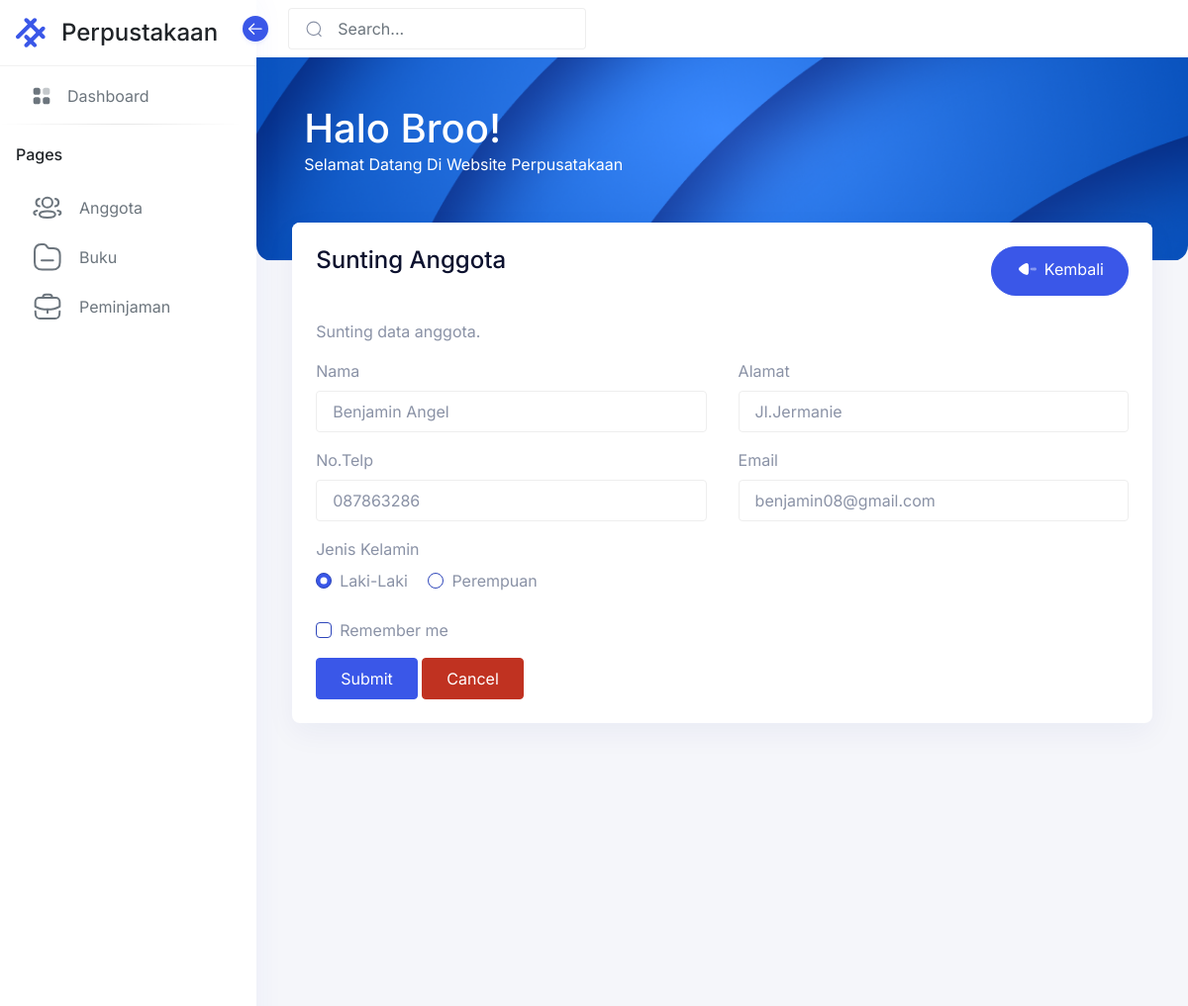
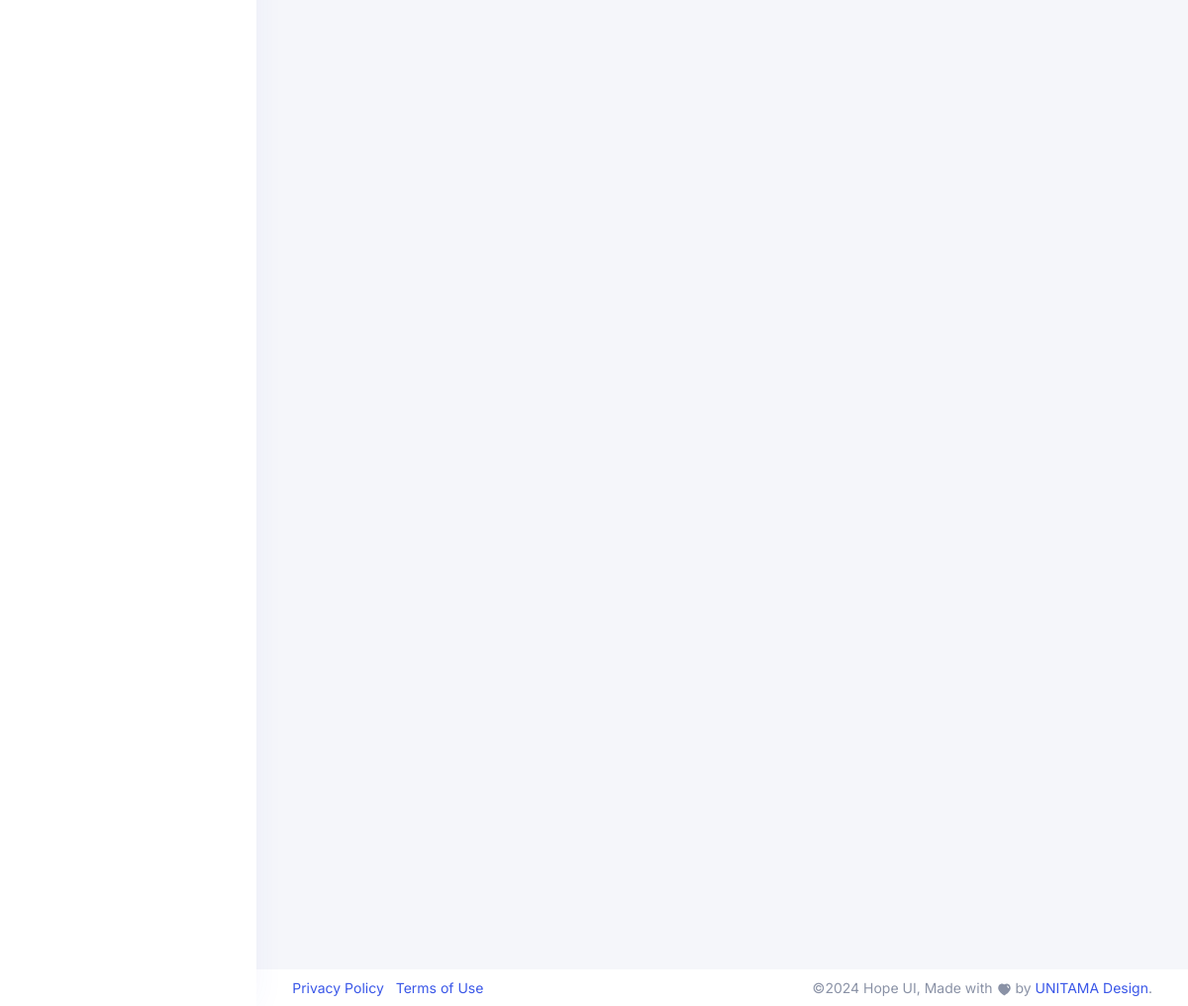
/anggota/edit.php?id=6, run on the app's committed database (2 pictures, top to bottom).
### tables this page shows
CREATE TABLE IF NOT EXISTS `anggota` (
  `id_anggota` int NOT NULL AUTO_INCREMENT,
  `nama` varchar(50) DEFAULT NULL,
  `alamat` text,
  `no_telp` varchar(50) DEFAULT NULL,
  `email` varchar(50) DEFAULT NULL,
  `jenis_kelamin` enum('0','1') DEFAULT NULL,
  PRIMARY KEY (`id_anggota`) USING BTREE
);

### anggota/edit.php (the view, shortened to what this page needs)
<?php include('../config/koneksi.php');
$id = isset($_GET['id']) ? $_GET['id'] : '';
$sql = "SELECT * FROM anggota WHERE id_anggota = '$id'";
$query =  mysqli_query($koneksi, $sql);
$data = mysqli_fetch_assoc($query);
?>
<!DOCTYPE html>
<html lang="en">
<?php include "../contents/header.php"; ?>
<body>
    <?php include "../contents/sidebar.php"; ?>
    <main class="main-content">
        <div class="position-relative iq-banner">
            <?php include "../contents/navbar.php" ?>
            <?php include "../contents/navbar-header.php" ?>
        </div>
        <div class="conatiner-fluid content-inner mt-n5 py-0">
            <div class="row">
                <div class="col-sm-12">
                    <div class="card">
                        <div class="card-header d-flex justify-content-between">
                            <div class="header-title">
                                <h4 class="card-title">Sunting Anggota</h4>
                            </div>
                            <a class="btn btn-primary rounded-pill" href="../anggota">
                                <span class="btn-inner">
                                </span>
                                Kembali
                            </a>
                        </div>
                        <div class="card-body">
                            <p>Sunting data anggota.</p>
                            <form action="../anggota/proses_edit.php" method="POST">
                                <div class="row">
                                    <div class="col-md-6">
                                        <div class="form-group">
                                            <label class="form-label" for="nama">Nama</label>
                                            <input type="text" class="form-control" id="nama" name="nama" value="<?php echo $data['nama'] ?>" placeholder="Masukkan Nama Anda...">
                                        </div>
                                    </div>
                                    <div class="col-md-6">
                                        <div class="form-group">
                                            <label class="form-label" for="alamat">Alamat</label>
                                            <input type="text" class="form-control" id="alamat" name="alamat"  value="<?php echo $data['alamat'] ?>" placeholder="Masukkan Alamat Anda...">
                                        </div>
                                    </div>
                                </div>
                                <div class="row">
                                    <div class="col-md-6">
                                        <div class="form-group">
                                            <label class="form-label" for="no_telp">No.Telp</label>
                                            <input type="number" class="form-control" id="no_telp" name="no_telp" value="<?php echo $data['no_telp'] ?>" placeholder="Masukkan Nomor Telepon Anda...">
                                        </div>
                                    </div>
                                    <div class="col-md-6">
                                        <div class="form-group">
                                            <label class="form-label" for="email">Email</label>
                                            <input type="email" class="form-control" id="email" name="email"  value="<?php echo $data['email'] ?>" placeholder="Masukkan Email Anda...">
                                        </div>
                                    </div>
                                </div>
                                <div class="row">
                                    <div class="col-md-6">
                                    <label for="" class="form-label">Jenis Kelamin</label>
                                    <div class="mb-3">
                                        <div class="form-check form-check-inline">
                                            <label class="form-label">Laki-Laki</label>
                                            <input class="form-check-input" type="radio" name="jenis_kelamin" id="inlineRadio1" value="0" <?php echo $data['jenis_kelamin'] == 0 ? 'checked' : '' ?> >
                                        </div>
                                        <div class="form-check form-check-inline">
                                            <label class="form-label">Perempuan</label>
                                            <input class="form-check-input" type="radio" name="jenis_kelamin" id="inlineRadio2" value="1" <?php echo $data['jenis_kelamin'] == 1 ? 'checked' : '' ?>>
                                        </div>
                                    </div>
                                    </div>
                                </div>
                                <div class="form-group">
                                    <div class="form-check">
                                        <input class="form-check-input" type="checkbox" value="" id="flexCheckDefault3">
                                        <label class="form-check-label" for="flexCheckDefault3">
                                            Remember me
                                        </label>
                                    </div>
                                </div>
                                <button type="submit" name="submit" class="btn btn-primary">Submit</button>
                                <button type="reset" class="btn btn-danger">Cancel</button>
                            </form>
                        </div>
                    </div>
                </div>
            </div>
        </div>
        <?php include "../contents/footer.php" ?>
    </main>
</body>
</html>

### data on the page
anggota: nama "Benjamin Angel", alamat "Jl.Jermanie", no_telp "087863286", email "benjamin08@gmail.com", jenis_kelamin "☑"
